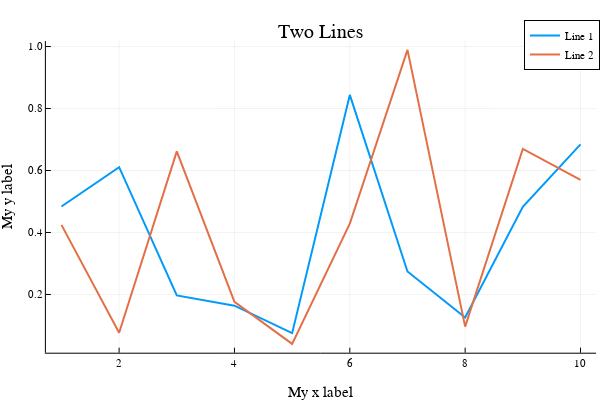

The notebook cell this image was saved under:
### Code cell
begin
	
	x1 = 1:10; 
	y1 = rand(10, 2);  # These are the plotting data
	#plot(x, y)
	plot(x, y, title = "Two Lines", label = ["Line 1" "Line 2"], lw = 2)
	xlabel!("My x label")
	ylabel!("My y label")
	
end

### Figure 1 — Plotly figure (JSON) as saved in the notebook; plotly's stock layout.template omitted (floating-point values rounded to 4 significant figures)
{"data": [{"colorbar": {"title": ""}, "legendgroup": "Line 1", "line": {"color": "rgba(0, 154, 250, 1.000)", "dash": "solid", "shape": "linear", "width": 2}, "mode": "lines", "name": "Line 1", "showlegend": true, "type": "scatter", "x": [1, 2, 3, 4, 5, 6, 7, 8, 9, 10], "xaxis": "x", "y": [0.4837, 0.6107, 0.197, 0.1639, 0.07523, 0.8438, 0.2742, 0.1257, 0.4826, 0.6842], "yaxis": "y", "zmax": null, "zmin": null}, {"colorbar": {"title": ""}, "legendgroup": "Line 2", "line": {"color": "rgba(227, 111, 71, 1.000)", "dash": "solid", "shape": "linear", "width": 2}, "mode": "lines", "name": "Line 2", "showlegend": true, "type": "scatter", "x": [1, 2, 3, 4, 5, 6, 7, 8, 9, 10], "xaxis": "x", "y": [0.4245, 0.07656, 0.6618, 0.1761, 0.04052, 0.4286, 0.9893, 0.09617, 0.6697, 0.5698], "yaxis": "y", "zmax": null, "zmin": null}], "layout": {"annotations": [{"font": {"color": "rgba(0, 0, 0, 1.000)", "family": "sans-serif", "size": 20}, "rotation": 0, "showarrow": false, "text": "Two Lines", "x": 0.535, "xanchor": "center", "xref": "paper", "y": 1, "yanchor": "top", "yref": "paper"}], "height": 400, "legend": {"bgcolor": "rgba(255, 255, 255, 1.000)", "bordercolor": "rgba(0, 0, 0, 1.000)", "borderwidth": 1, "font": {"color": "rgba(0, 0, 0, 1.000)", "family": "sans-serif", "size": 11}, "title": {"font": {"color": "rgba(0, 0, 0, 1.000)", "family": "sans-serif", "size": 15}, "text": ""}, "tracegroupgap": 0, "traceorder": "normal", "x": 1, "xanchor": "auto", "y": 1, "yanchor": "auto"}, "margin": {"b": 20, "l": 0, "r": 0, "t": 20}, "paper_bgcolor": "rgba(255, 255, 255, 1.000)", "plot_bgcolor": "rgba(255, 255, 255, 1.000)", "showlegend": true, "width": 600, "xaxis": {"anchor": "y", "domain": [0.07647, 0.9934], "gridcolor": "rgba(0, 0, 0, 0.100)", "gridwidth": 0.5, "linecolor": "rgba(0, 0, 0, 1.000)", "mirror": false, "range": [0.73, 10.27], "showgrid": true, "showline": true, "showticklabels": true, "tickangle": 0, "tickcolor": "rgb(0, 0, 0)", "tickfont": {"color": "rgba(0, 0, 0, 1.000)", "family": "sans-serif", "size": 11}, "tickmode": "array", "ticks": "inside", "ticktext": ["2", "4", "6", "8", "10"], "tickvals": [2, 4, 6, 8, 10], "title": "My x label", "titlefont": {"color": "rgba(0, 0, 0, 1.000)", "family": "sans-serif", "size": 15}, "type": "-", "visible": true, "zeroline": false, "zerolinecolor": "rgba(0, 0, 0, 1.000)"}, "yaxis": {"anchor": "x", "domain": [0.07581, 0.9415], "gridcolor": "rgba(0, 0, 0, 0.100)", "gridwidth": 0.5, "linecolor": "rgba(0, 0, 0, 1.000)", "mirror": false, "range": [0.01206, 1.018], "showgrid": true, "showline": true, "showticklabels": true, "tickangle": 0, "tickcolor": "rgb(0, 0, 0)", "tickfont": {"color": "rgba(0, 0, 0, 1.000)", "family": "sans-serif", "size": 11}, "tickmode": "array", "ticks": "inside", "ticktext": ["0.2", "0.4", "0.6", "0.8", "1.0"], "tickvals": [0.2, 0.4, 0.6, 0.8, 1], "title": "My y label", "titlefont": {"color": "rgba(0, 0, 0, 1.000)", "family": "sans-serif", "size": 15}, "type": "-", "visible": true, "zeroline": false, "zerolinecolor": "rgba(0, 0, 0, 1.000)"}}}
